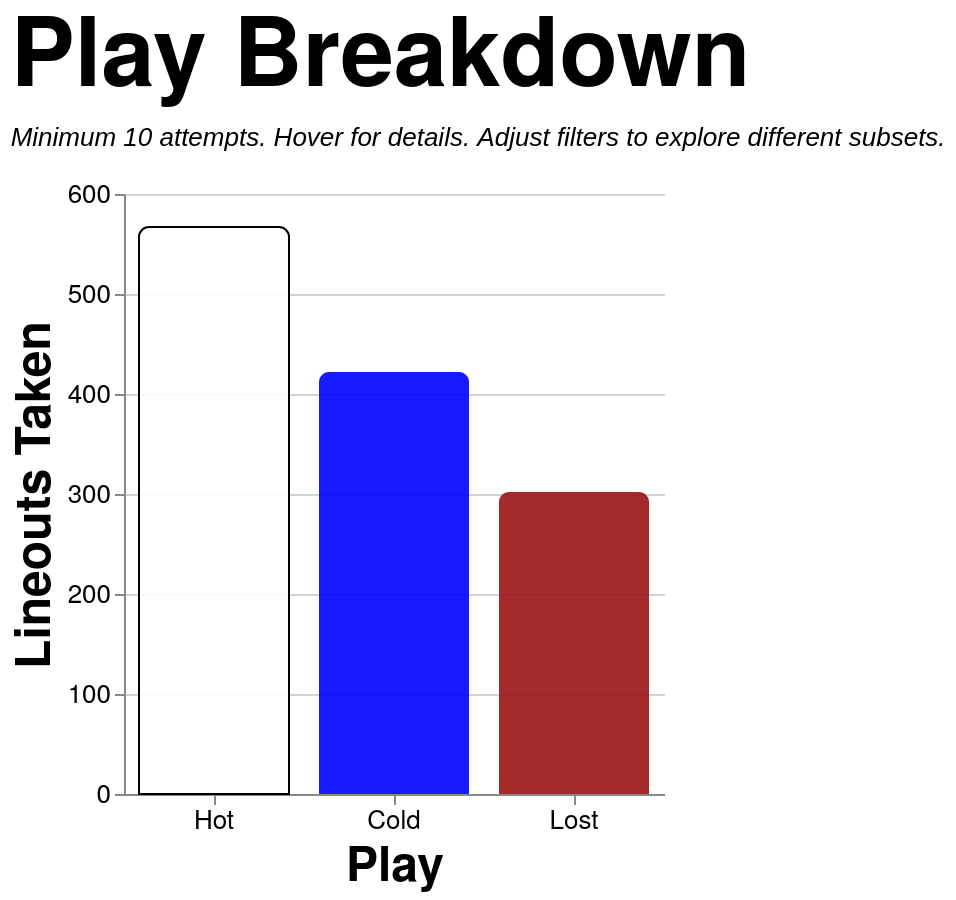

Express this chart as Vega-Lite.
### Vega-Lite specification from a JSON file in a GitHub repository (floating-point values rounded to 4 significant figures; data arrays with more than 128 entries replaced by an {"elided": "..."} marker saying what was removed)
{"config": {"axis": {"labelFont": "PT Sans Narrow, Helvetica Neue, Helvetica, Arial, sans-serif", "titleFont": "PT Sans Narrow, Helvetica Neue, Helvetica, Arial, sans-serif", "labelFontSize": 13, "titleFontSize": 24, "gridColor": "#202947", "gridOpacity": 0.2, "zindex": 1}, "text": {"font": "Lato, sans-serif"}, "bar": {"cornerRadiusEnd": 5}, "header": {"labelFont": "PT Sans Narrow, Helvetica Neue, Helvetica, Arial, sans-serif", "titleFont": "PT Sans Narrow, Helvetica Neue, Helvetica, Arial, sans-serif", "labelFontSize": 24, "titleFontSize": 28, "labelFontWeight": "bold", "orient": "left"}, "legend": {"labelFont": "PT Sans Narrow, Helvetica Neue, Helvetica, Arial, sans-serif", "titleFont": "PT Sans Narrow, Helvetica Neue, Helvetica, Arial, sans-serif", "labelFontSize": 14, "titleFontSize": 16, "titlePadding": 5, "fillColor": "white", "strokeColor": "black", "padding": 10, "titleFontWeight": "lighter", "titleFontStyle": "italic", "titleColor": "gray", "offset": 10}, "title": {"font": "PT Sans Narrow, Helvetica Neue, Helvetica, Arial, sans-serif", "fontSize": 48, "fontWeight": "bold", "anchor": "start", "align": "center", "titlePadding": 20, "subtitlePadding": 10, "subtitleFontSize": 13, "subtitleColor": "", "subtitleFontStyle": "italic", "offset": 15, "color": "black"}, "axisX": {"labelAngle": 0}, "facet": {"title": null, "header": null, "align": {"row": "each", "column": "each"}}, "resolve": {"scale": {"y": "independent", "facet": "independent"}}, "background": "transparent", "scale": {"offsetBandPaddingOuter": 0.2, "offsetBandPaddingInner": 0.1}, "view": {"stroke": null, "background": "transparent"}}, "data": {"name": "data-6b9778bc6709336b9d08c793896102b2"}, "mark": {"type": "bar", "opacity": 0.9, "size": 75}, "encoding": {"color": {"field": "play", "legend": null, "scale": {"domain": ["Hot", "Cold", "Lost"], "range": ["white", "blue", "#991515"]}, "type": "nominal"}, "stroke": {"field": "play", "legend": null, "scale": {"domain": ["Hot", "Cold", "Lost"], "range": ["black", "transparent", "transparent"]}, "type": "nominal"}, "tooltip": [{"field": "play", "title": "Play", "type": "nominal"}, {"field": "attempts", "format": ",.0f", "title": "Attempts", "type": "quantitative"}, {"field": "won", "format": ",.0f", "title": "Won", "type": "quantitative"}, {"field": "success_rate", "format": ".1%", "title": "Success Rate", "type": "quantitative"}], "x": {"axis": {"labelAngle": 0}, "field": "play", "sort": ["Hot", "Cold", "Lost"], "title": "Play", "type": "nominal"}, "y": {"field": "attempts", "title": "Lineouts Taken", "type": "quantitative"}}, "height": 300, "params": [{"name": "loSquad", "value": "All"}, {"name": "loSeason", "value": "All"}, {"name": "loGameType", "value": "All"}, {"name": "loThrower", "value": "All"}, {"name": "loJumper", "value": "All"}, {"name": "loArea", "value": "All"}, {"name": "loNumbers", "value": "All"}], "title": {"text": "Play Breakdown", "subtitle": "Minimum 10 attempts. Hover for details. Adjust filters to explore different subsets."}, "transform": [{"filter": "(loSquad == 'All' || datum.squad == loSquad) && (loSeason == 'All' || datum.season == loSeason) && (loGameType == 'All' || (loGameType == 'League + Cup' && (datum.game_type == 'League' || datum.game_type == 'Cup')) || (loGameType == 'League only' && datum.game_type == 'League') || datum.game_type == loGameType) && (loThrower == 'All' || datum.thrower == loThrower) && (loJumper == 'All' || datum.jumper == loJumper) && (loArea == 'All' || datum.area == loArea) && (loNumbers == 'All' || datum.numbers == loNumbers)"}, {"aggregate": [{"op": "count", "as": "attempts"}, {"op": "sum", "field": "won", "as": "won"}], "groupby": ["play"]}, {"filter": "datum.attempts >= 10"}, {"calculate": "datum.won / datum.attempts", "as": "success_rate"}], "width": {"step": 90}, "$schema": "https://vega.github.io/schema/vega-lite/v5.20.1.json", "datasets": {"data-6b9778bc6709336b9d08c793896102b2": {"elided": "1291 records"}}}
